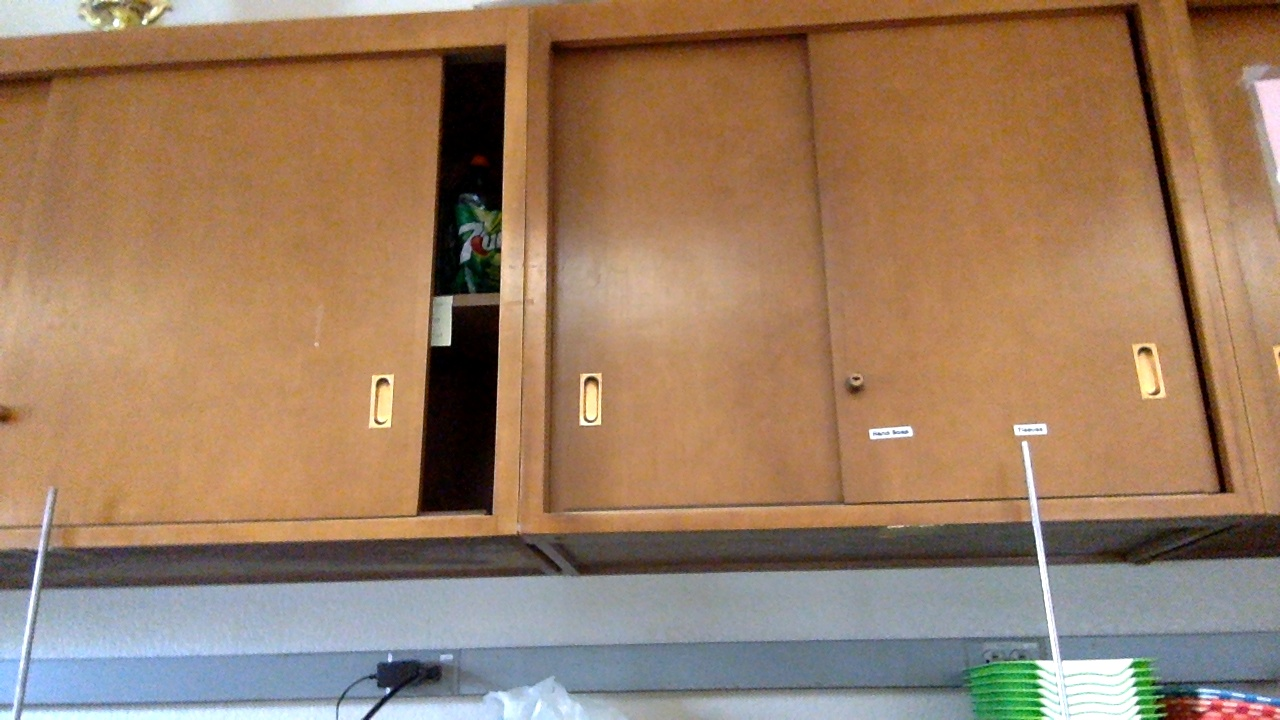
#> input picture t.jpg, 1280 x 720 px
$ python mvo.py
#> lines starting #> are read from the running program, lines starting #| are printed output that depends on the picture; after the words box and inside, x2 and y2 are one past the last pixel; in counts of white or black regions, pixels touching at a corner belong together
import numpy as np
import cv2 as cv
from matplotlib import pyplot as plt
import time

img1 = cv.imread('t.jpg')
#> img1 is the input picture: shape (720, 1280, 3); mean B, G, R 99.5, 125.7, 155.8
img2 = cv.imread('t+1.jpg')
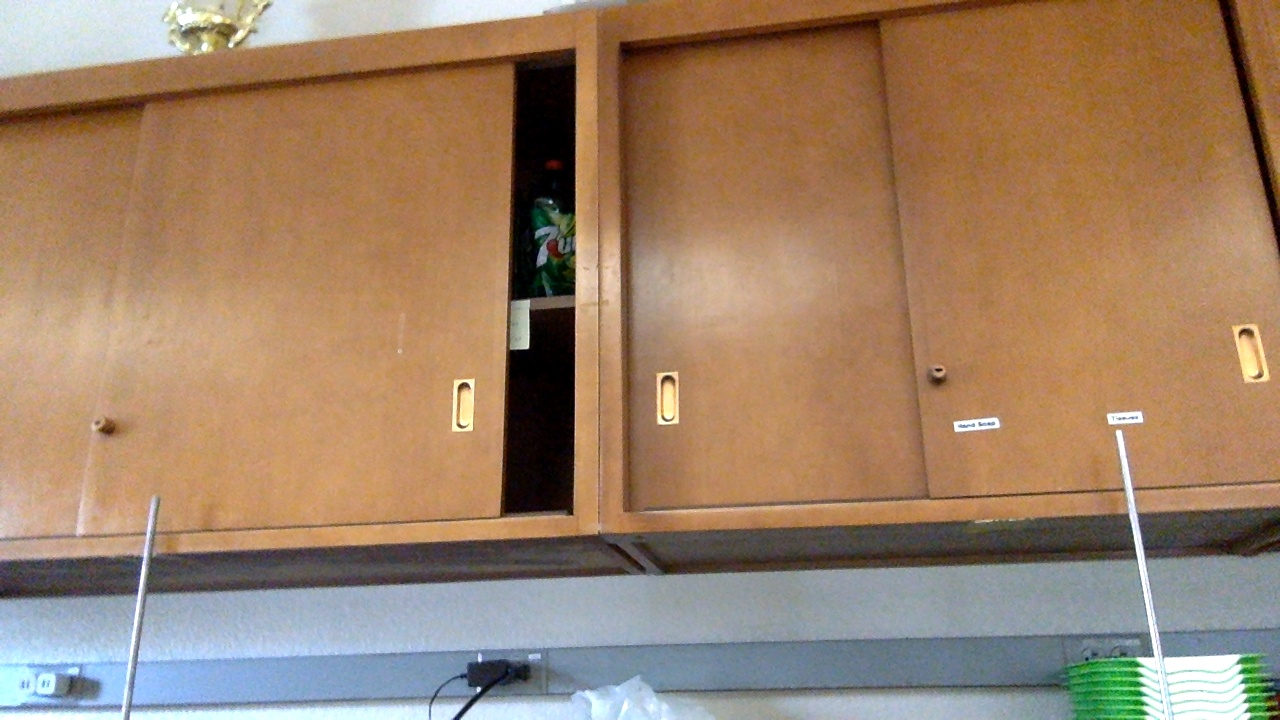
#> input picture t+1.jpg, 1280 x 720 px
#> img2 is the input picture: shape (720, 1280, 3); mean B, G, R 105.3, 130.2, 157.8

gray1 = cv.cvtColor(img1, cv.COLOR_BGR2GRAY)
gray2 = cv.cvtColor(img2, cv.COLOR_BGR2GRAY)
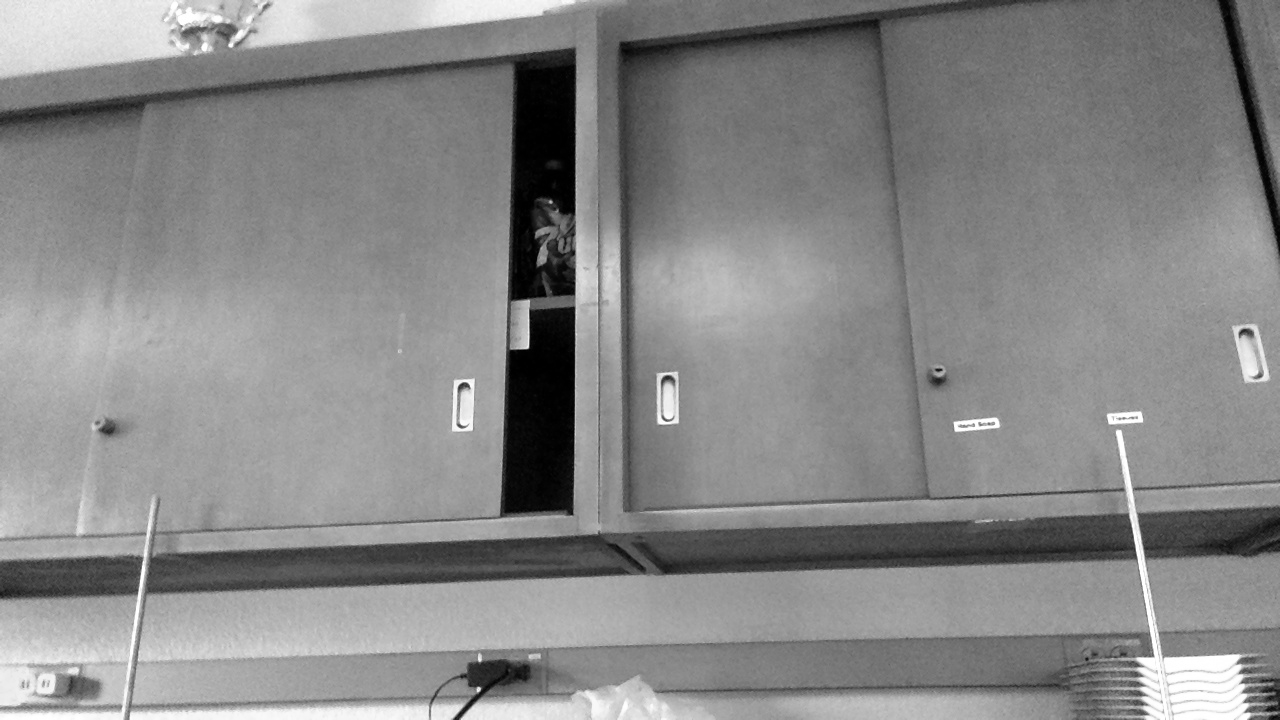
#> gray2: shape (720, 1280); min 0, max 255, mean 135.6

corners1 = cv.goodFeaturesToTrack(gray1, 25, 0.01, 10)
#> corners1 = 25 rows, first 8: [449, 344], [1052, 659], [1135, 704], [859, 378], [451, 297], [1041, 429], [491, 514], [907, 431]

corners1 = np.int0(corners1)

p0 = []
for x in corners1:
    for y in x:
        p0.append([[np.float32(y[0]), np.float32(y[1])]])
#> this loop made 25 passes
#> x on passes 1 to 12: [[449, 344]], [[1052, 659]], [[1135, 704]], [[859, 378]], [[451, 297]], [[1041, 429]], [[491, 514]], [[907, 431]], [[893, 430]], [[1132, 686]], [[1129, 667]], [[389, 661]]
#> after the loop, p0 = 25 items
corners1 = np.array(p0)

corners2, st, err = cv.calcOpticalFlowPyrLK(gray1, gray2, corners1, None)
#> corners2 = 25 rows, first 8: [527.3, 347.4], [1153.4, 656.1], [1107, 802.5], [941.6, 369.4], [528.4, 300.7], [995.3, 450.4], [104.8, 381.6], [993.7, 422.6]; st = 25 values, max 1 at index 0, min 0 at index 2, mean 0.76; err = 25 values, max 78.34 at index 20, min -5.14e-27 at index 2, mean 17.13

good_new = []
good_old = []
for i in range(0, len(corners2)):
    if st[i] == 1 and corners2[i][0][0] > 0 and corners2[i][0][1] > 0:
        good_new.append(corners2[i])
        good_old.append(corners1[i])
#> this loop made 25 passes
#> after the loop, good_new = 19 items, first 6: [[527.3, 347.4]], [[1153.4, 656.1]], [[941.6, 369.4]], [[528.4, 300.7]], [[995.3, 450.4]], [[104.8, 381.6]]; good_old = [[[449, 344]], [[1052, 659]], [[859, 378]], [[451, 297]], [[1041, 429]], [[491, 514]], [[907, 431]], [[893, 430]], [[389, 661]], [[388, 688]], [[988, 661]], [[580, 424]], [[1027, 498]], [[1270, 699]], [[873, 433]], [[1045, 706]], [[498, 292]], [[1139, 354]], [[1257, 697]]]

E, mask = cv.findEssentialMat(np.array(good_old), np.array(good_new), 1.0, (0., 0.), 0)
#> E = [[-5.1e-06, -0.000212, 0.213], [0.000259, -4.5e-06, -0.674], [-0.239, 0.666, -2.76e-05]]; mask = 19 values, max 1 at index 0, min 0 at index 4, mean 0.579

final_new = []
final_old = []
for i in range(0, len(mask)):
    if mask[i] == 1:
        final_new.append(good_new[i])
        final_old.append(good_old[i])
#> this loop made 19 passes
#> after the loop, final_new = [[[527.3, 347.4]], [[1153.4, 656.1]], [[941.6, 369.4]], [[528.4, 300.7]], [[993.7, 422.6]], [[978.7, 421.9]], [[478.9, 660.7]], [[478.4, 687.1]], [[1087.5, 658.7]], [[957.8, 425.4]], [[1147.5, 704.6]]]; final_old = [[[449, 344]], [[1052, 659]], [[859, 378]], [[451, 297]], [[907, 431]], [[893, 430]], [[389, 661]], [[388, 688]], [[988, 661]], [[873, 433]], [[1045, 706]]]

#

retval, R, t, mask = cv.recoverPose(E, np.array(final_old), np.array(final_new), focal=1.0, pp=(0., 0.))
#> retval = 11; R = [[0.999, 0.0383, 6.21e-05], [-0.0383, 0.999, -2.14e-05], [-6.29e-05, 1.9e-05, 1]]; t = [0.954, 0.301, 0.000306]; mask = [255, 255, 255, 255, 255, 255, 255, 255, 255, 255, 255]
# [11 lines of commented-out code are left out]


color = np.random.randint(0, 255, (1000, 3))
#> color = 1000 rows, first 8: [172, 47, 117], [192, 67, 251], [195, 103, 9], [211, 21, 242], [36, 87, 70], [216, 88, 140], [58, 193, 230], [39, 87, 174]
mask = np.zeros_like(img1)
#> mask: shape (720, 1280, 3); every value is 0
for i, (new, old) in enumerate(zip(final_new, final_old)):
    a, b = new.ravel()
    c, d = old.ravel()
    cv.line(mask, (int(a), int(b)), (int(c), int(d)), color[i].tolist(), 2)

    cv.circle(img2, (int(a), int(b)), 5, color[i].tolist(), -1)
#> this loop made 11 passes
#> (a, b, c, d) on passes 1 to 11: (527.3, 347.4, 449, 344), (1153.4, 656.1, 1052, 659), (941.6, 369.4, 859, 378), (528.4, 300.7, 451, 297), (993.7, 422.6, 907, 431), (978.7, 421.9, 893, 430), (478.9, 660.7, 389, 661), (478.4, 687.1, 388, 688), (1087.5, 658.7, 988, 661), (957.8, 425.4, 873, 433), (1147.5, 704.6, 1045, 706)
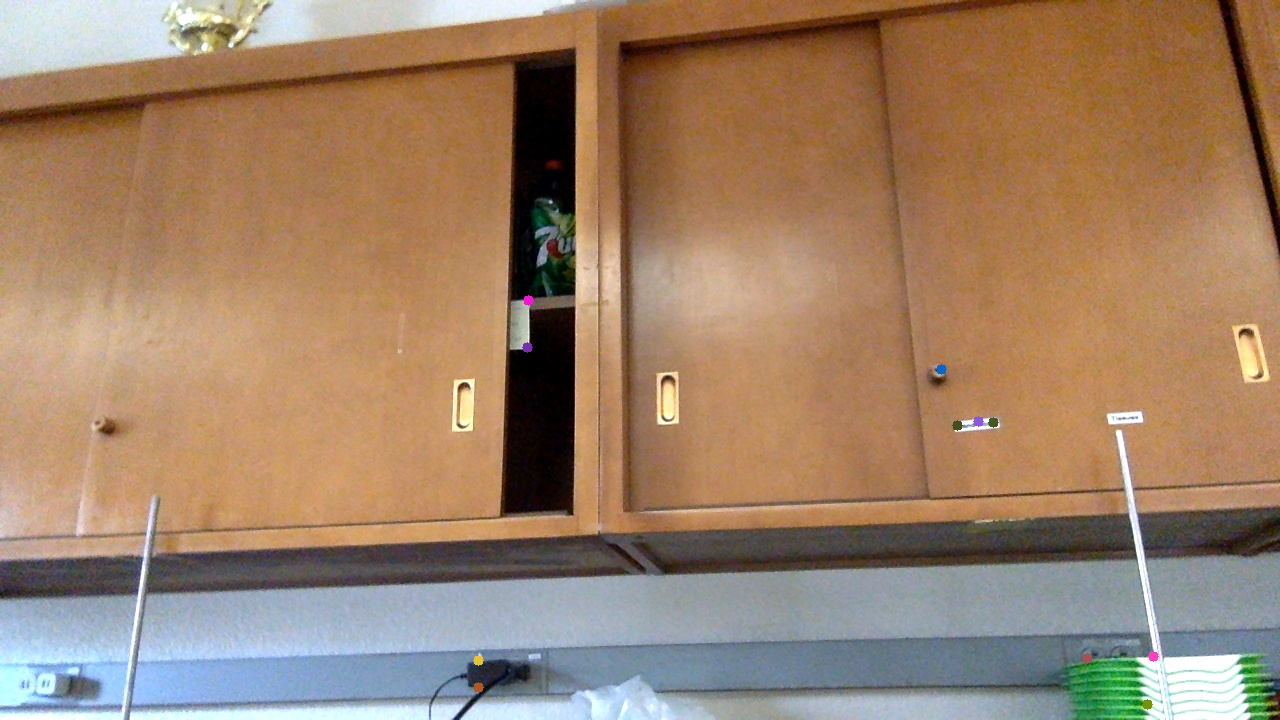
#> img2: shape (720, 1280, 3); 0.1% of pixels changed, all inside (x1, y1, x2, y2) = (473, 295, 1159, 710)
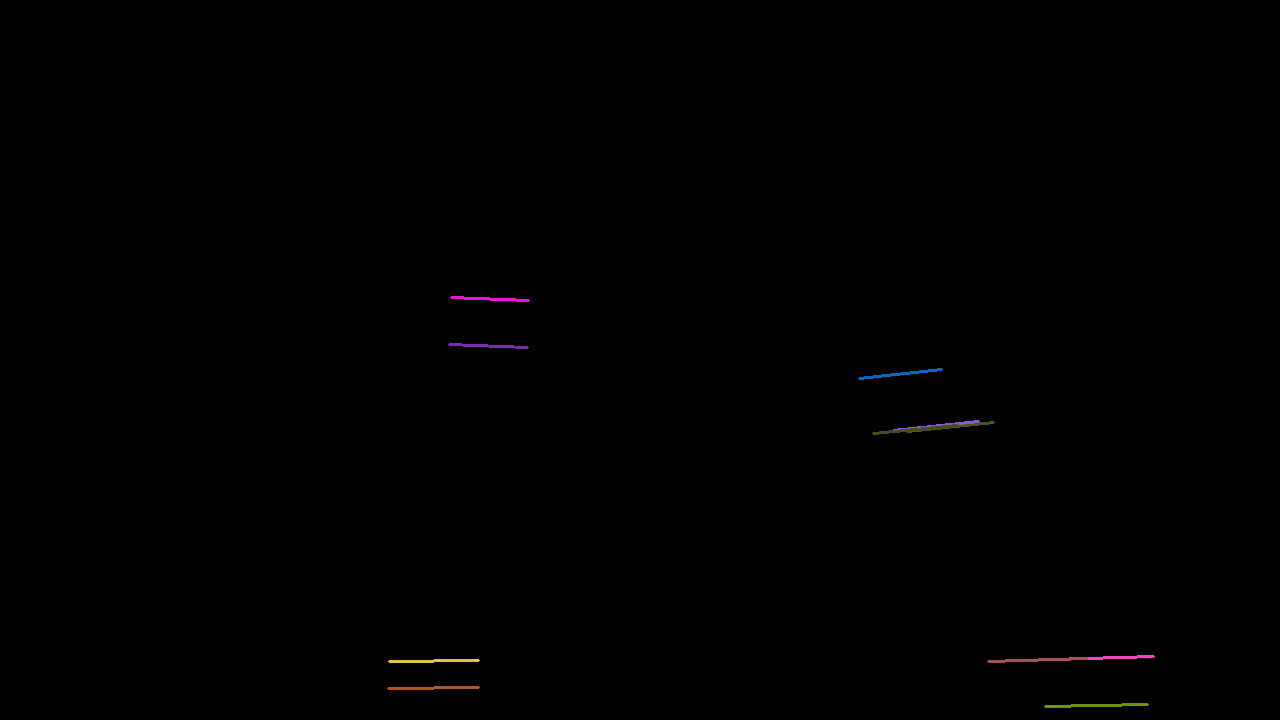
#> mask: shape (720, 1280, 3); mean B, G, R 0.3, 0.3, 0.4

img = cv.add(img2, mask)


cv.imshow('frame', img)
cv.waitKey()
